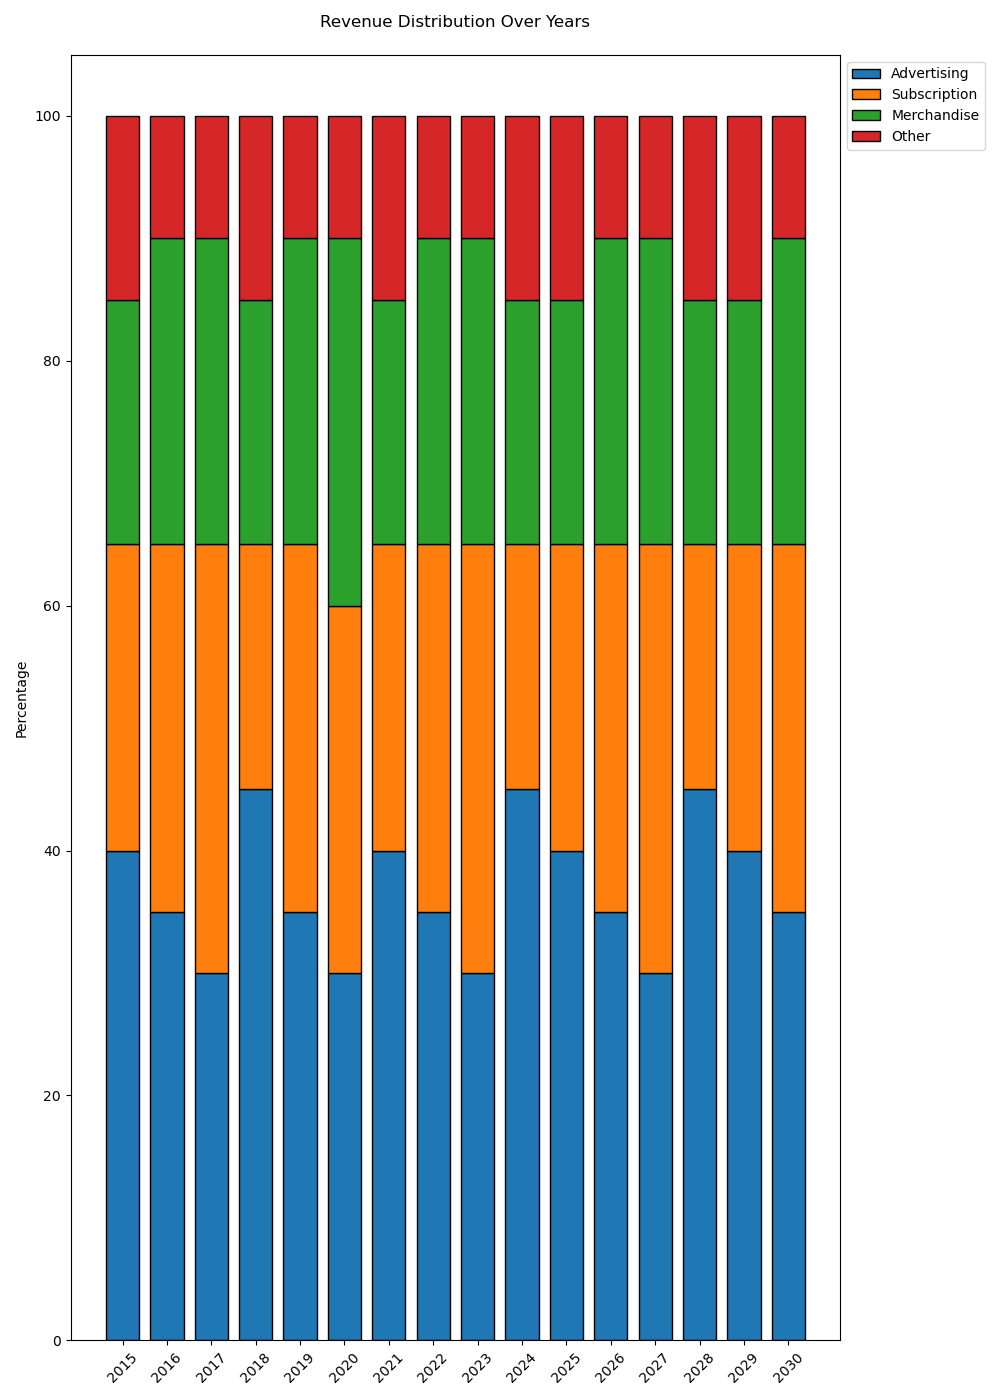

Python code for this plot:

import matplotlib.pyplot as plt
import numpy as np

data = {
    'Year': ['2015', '2016', '2017', '2018', '2019', '2020', '2021', '2022', '2023', '2024', '2025', '2026', '2027', '2028', '2029', '2030'],
    'Advertising': [40, 35, 30, 45, 35, 30, 40, 35, 30, 45, 40, 35, 30, 45, 40, 35],
    'Subscription': [25, 30, 35, 20, 30, 30, 25, 30, 35, 20, 25, 30, 35, 20, 25, 30],
    'Merchandise': [20, 25, 25, 20, 25, 30, 20, 25, 25, 20, 20, 25, 25, 20, 20, 25],
    'Other': [15, 10, 10, 15, 10, 10, 15, 10, 10, 15, 15, 10, 10, 15, 15, 10]
}

years = data['Year']
advertising = data['Advertising']
subscription = data['Subscription']
merchandise = data['Merchandise']
other = data['Other']

fig, ax = plt.subplots(figsize=(10, 14))

bar_width = 0.75

bar_positions = np.arange(len(years))

ax.bar(bar_positions, advertising, color='#1f77b4', edgecolor='black', width=bar_width, label='Advertising')
ax.bar(bar_positions, subscription, color='#ff7f0e', edgecolor='black', width=bar_width, bottom=advertising, label='Subscription')
ax.bar(bar_positions, merchandise, color='#2ca02c', edgecolor='black', width=bar_width, bottom=np.add(advertising, subscription), label='Merchandise')
ax.bar(bar_positions, other, color='#d62728', edgecolor='black', width=bar_width, bottom=np.add(advertising, np.add(subscription, merchandise)), label='Other')

ax.set_xticks(bar_positions)
ax.set_xticklabels(years, rotation=45)
ax.set_ylabel('Percentage')
ax.set_title('Revenue Distribution Over Years', pad=20)
ax.legend(loc='upper left', bbox_to_anchor=(1, 1))

plt.tight_layout()
plt.show()
